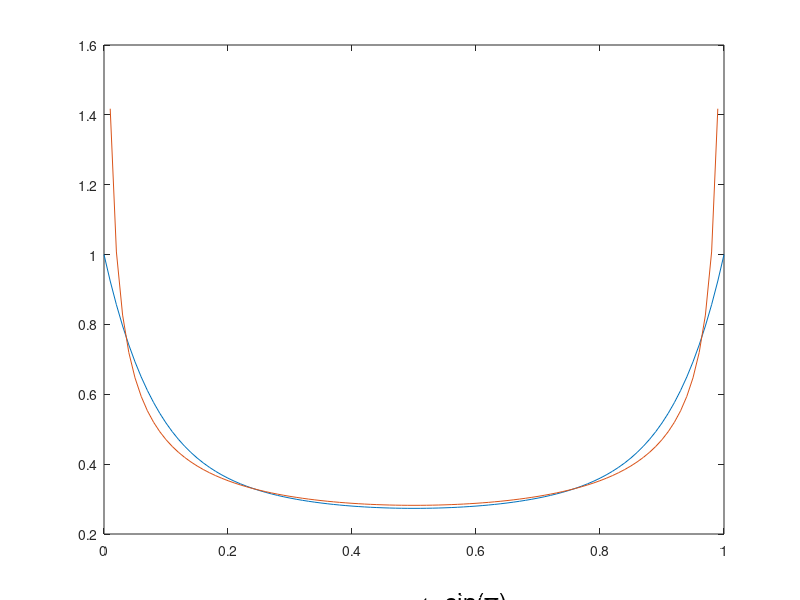

Here is the MATLAB script that generated this plot:
% Oleg Mytnyk 27.03.2005
% Bernstein polynomial estimation program
% is a part of PhD Thesis

inGridSize = 25;

u = 0:.01:1;
d = 4;
j = 0;
b0 = nchoosek(d, j).*(u.^j).*((1-u).^(d-j));
j = 1;
b1 = nchoosek(d, j).*(u.^j).*((1-u).^(d-j));
j = 2;
b2 = nchoosek(d, j).*(u.^j).*((1-u).^(d-j));
j = 3;
b3 = nchoosek(d, j).*(u.^j).*((1-u).^(d-j));
j = 4;
b4 = nchoosek(d, j).*(u.^j).*((1-u).^(d-j));
po = 1./(2.*sqrt(pi.*d.*u.*(1-u)))

%plot(u, b0+b1+b2+b3+b4, u, po);
plot(u, b0.^2+b1.^2+b2.^2+b3.^2+b4.^2, u, po);
text(0.5,0,' \leftarrow sin(\pi)','FontSize',18)
